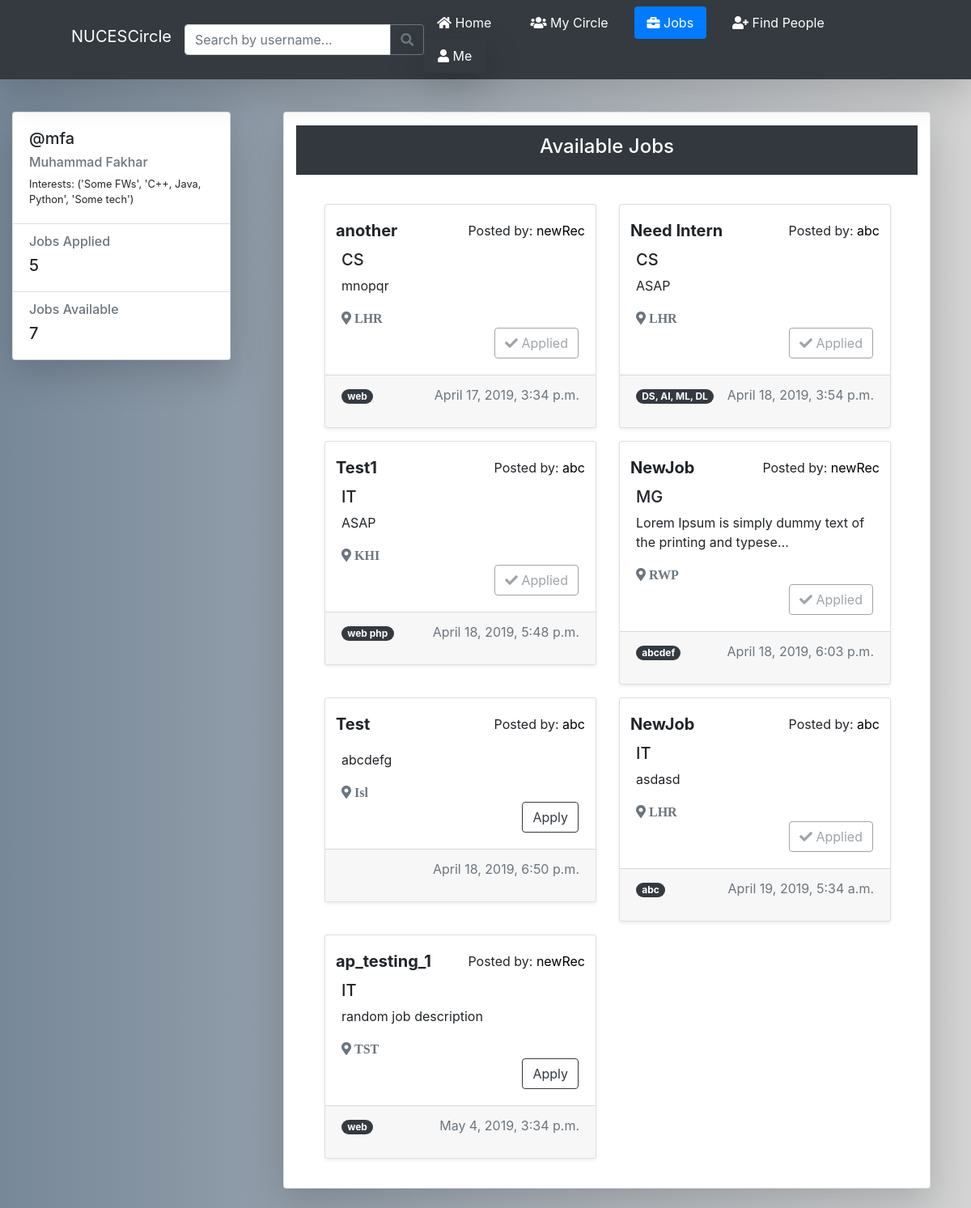
The app's page /job_listings/ (signed in), older data.
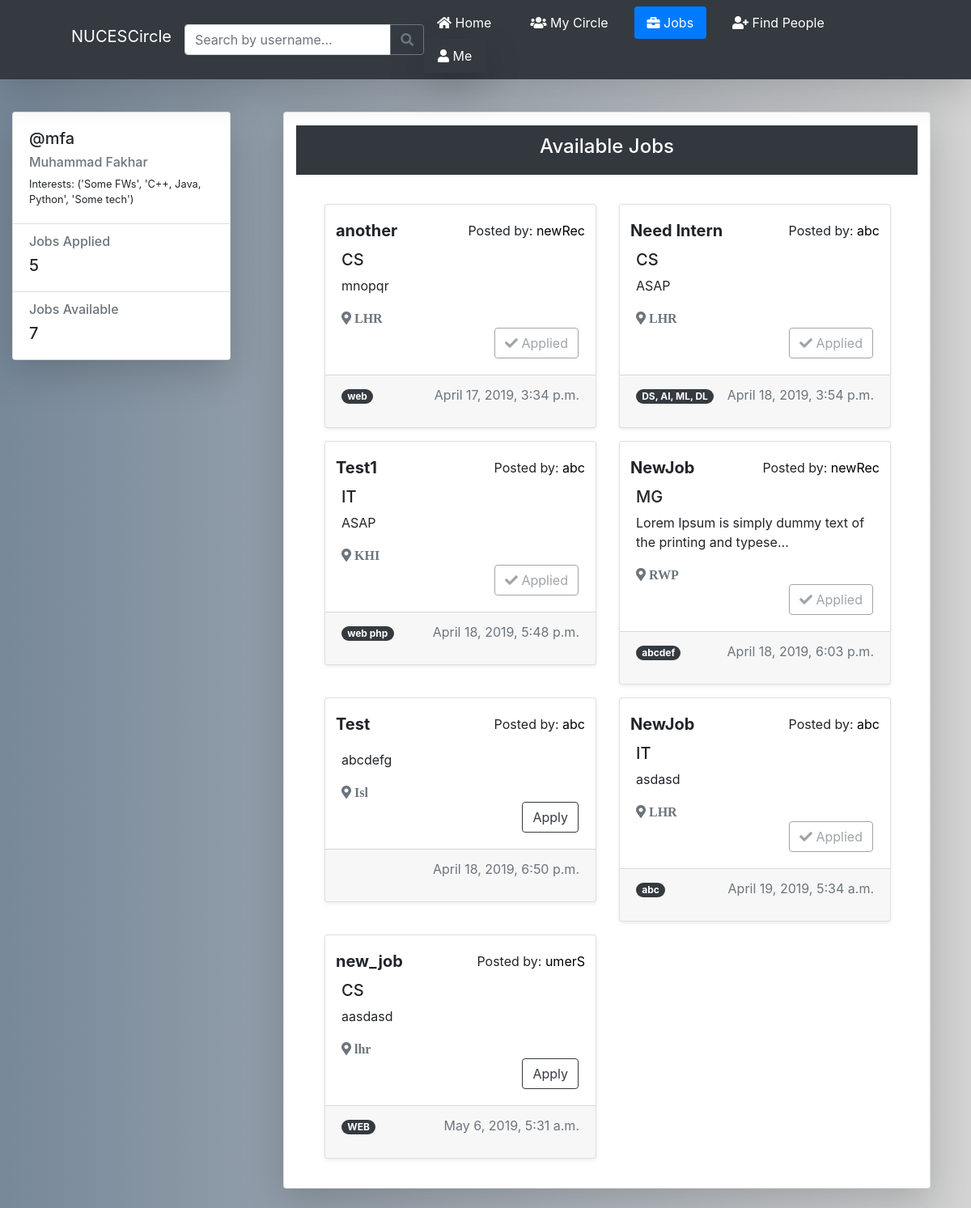
The same page, newer data.
### users/models.py (models this page shows, shortened)
class Interests(models.Model):
    frameworks = models.CharField(max_length=255, blank=True)
    languages = models.CharField(max_length=255, blank=True)
    technologies = models.CharField(max_length=255, blank=True)
    user = models.OneToOneField(User, on_delete=models.CASCADE)
    def __str__(self):
        return f'{self.frameworks, self.languages, self.technologies}'

### nucescircle/models.py (models this page shows, shortened)
class Job(models.Model):
    posted_by = models.ForeignKey(User, on_delete=models.CASCADE)
    job_title = models.CharField(max_length=32, blank=False)
    job_desc = models.TextField(blank=False)
    job_location = models.CharField(max_length=32, blank=False)
    job_field = models.CharField(max_length=6, blank=True)
    job_tags = models.CharField(max_length=255, blank=True)
    date_posted = models.DateTimeField(default=timezone.now)

### nucescircle/views.py (the view)
# urls.py: path('job_listings/', views.jobs_listing, name='circle-jobs'),
@login_required
def jobs_listing(request):
    rec = Recruiter.objects.filter(user=request.user)
    jobs = Job.objects.all()
    applied_jobs = JobApplications.objects.filter(applicant=request.user).values_list('job_applied_for', flat=True)
    context = {'jobs_posted': jobs, 'applied_jobs': applied_jobs}
    if rec:
        return redirect('circle-recruit')
    return render(request, 'nucescircle/JobsListing.html', context)

### nucescircle/templates/nucescircle/JobsListing.html (shortened to what this page needs)
{% extends "nucescircle/base.html" %}
{% block content %}
<div class="container-fluid gedf-wrapper">
    <div class="row">
        <div class="col-md-3 mt-4">
            <div class="">
                <div class="card position-sticky shadow-lg mb-5 bg-white">
                    <div class="card-body">
                        <div class="h5">@{{user.username}}</div>
                        <div class="h6 text-muted">{{user.first_name}} {{user.last_name}}</div>
                        <div class="h7">Interests: {{ user.interests }}</div>
                    </div>
                    <ul class="list-group list-group-flush">
                        <li class="list-group-item">
                            <div class="h6 text-muted">Jobs Applied</div>
                            <div class="h5">{{ applied_jobs|length }}</div>
                        </li>
                        <li class="list-group-item">
                            <div class="h6 text-muted">Jobs Available</div>
                            <div class="h5">{{ jobs_posted|length }}</div>
                        </li>
                    </ul>
                </div>
            </div>
        </div>
        <div class="card col-lg-8 mx-auto text-center my-4 shadow-lg rounded">
            <div class="bg-dark text-white my-3">
                 <div class="card-header">
                    <h4>Available Jobs</h4>
                </div>
            </div>
            <div class="card-body">
                <div class="row mx-auto">
                {% if jobs_posted %}
                    {% for job in jobs_posted %}
                            <div class="col-md-6">
                                <div class="card job-card text-left mb-3 shadow-sm mx-auto">
                                    <div class="card-body">
                                        <div class="row">
                                            <h5 class="card-title mr-auto ml-2"><strong>{{ job.job_title }}</strong></h5>
                                            <div class="ml-auto mr-2">
                                                Posted by: <a href="">{{ job.posted_by }}</a>
                                            </div>
                                        </div>
                                        <h5 class="mr-auto">{{ job.job_field }}</h5>
                                        <p class="mr-auto">{{ job.job_desc|truncatechars:60 }}</p>
                                        <i class="fas fa-map-marker-alt text-muted"> {{ job.job_location }}</i>
                                        <div class="row">
                                           <div class="ml-auto mr-3">
                                               {% if job.id not in applied_jobs %}
                                                <form method="post" action="{% url 'add-job-applicant' job.id %}">
                                                    <button class="btn btn-outline-dark" type="submit">Apply</button>
                                                </form>
                                               {% else %}
                                                    <button class="btn btn-outline-secondary disabled"><i class="fas fa-check"></i> Applied</button>
                                               {% endif %}
                                           </div>
                                        </div>
                                    </div>
                                    <div class="card-footer">
                                        <span class="badge badge-pill badge-dark">{{ job.job_tags }}</span>
                                        <p class="text-muted float-right">{{ job.date_posted }}</p>
                                    </div>
                                </div>
                            </div>
                    {% endfor %}
                {% else %}
                    <div class="py-3 mx-auto px-3">
                        <h4>No Jobs in the Database.</h4>
                    </div>
                {% endif %}
                </div>
            </div>
        </div>
    </div>
</div>
{% endblock %}

### nucescircle/templates/nucescircle/base.html (shortened to what this page needs)
{% load static %}
<!DOCTYPE html>
<html lang="en">
<head>
    <link rel="stylesheet" href="https://use.fontawesome.com/releases/v5.7.2/css/all.css">
    <link rel="stylesheet" href="https://stackpath.bootstrapcdn.com/bootstrap/4.3.1/css/bootstrap.min.css">
    <link rel="stylesheet" type="text/css" href="{% static 'nucescircle/tagsinput.css' %}">
    <link rel="stylesheet" type="text/css" href="{% static 'nucescircle/newStyling.css' %}">
</head>
<body id="gradBg2">
<nav class="navbar navbar-dark sticky-top navbar-expand-lg bg-dark shadow-lg">
    <div class="ml-4">
        <label class="navbar-brand text-white ml-5">NUCESCircle</label>
    </div>
    <div class="collapse navbar-collapse float-right" id="navbarSupportedContent">
        {% if request.user.recruiter %}
            <h3><span class="badge badge-light">Jobs</span></h3>
            {% with url_name=request.resolver_match.url_name %}
            <div class="form-inline ml-auto mr-5">
                <a class="table-hover text-sm-center nav-link {% if url_name == 'circle-recruit' %}active{% endif %} mr-sm-3 text-white" href="{% url 'circle-recruit' %}"><i class="fas fa-home"></i> Home</a>
                <div class="nav-item dropdown mr-sm-5 shadow-lg">
                    <a class="btn text-white btn-dark nav-link {% if url_name == 'view-profile' %}active{% endif %} dropdown-toggle table-hover" type="button" id="dropdownMenuButton1" data-toggle="dropdown" aria-haspopup="true" aria-expanded="false">
                        <i class="fas fa-user"></i> Me</a>
                    <div class="dropdown-menu bg-dark text-white" aria-labelledby="dropdownMenuButton1">
                        <a class="dropdown-item bg-dark text-white" href="{% url 'view-profile' user.id %}">View Profile</a>
                        <hr class="my-2 text-white">
                        <a class="dropdown-item bg-dark text-white" href="{% url 'circle-logout' %}">Log Out</a>
                    </div>
                </div>
            </div>
            {% endwith %}
        {% else %}
            <form method="get" action="{% url 'search' %}">
                <div class="input-group">
                <input name="q" class="form-control" placeholder="Search by username..." id="txtQuery" required>
                <span class="input-group-append">
                    <button class="btn btn-outline-secondary" type="submit" onclick="return validateText('txtQuery')">
                        <i class="fas fa-search"></i>
                    </button>
                </span>
                </div>
            </form>
            <form class="form-inline my-2 my-lg-0 ml-auto mr-5">
                <nav class="nav nav-pills">
                    {% with url_name=request.resolver_match.url_name %}
                        <a class="table-hover text-sm-center nav-link {% if url_name == 'circle-home' %}active{% endif %} mr-sm-3 text-white" href="{% url 'circle-home' %}"><i class="fas fa-home"></i> Home</a>
                        <a class="table-hover text-sm-center nav-link {% if url_name == 'my-circle' %}active{% endif %} mr-sm-3 text-white" href="{% url 'my-circle' %}"><i class="fas fa-users"></i> My Circle</a>
                        <a class="table-hover text-sm-center nav-link {% if url_name == 'circle-jobs' %}active{% endif %} mr-sm-3 text-white" href="{% url 'circle-jobs' %}"><i class="fas fa-briefcase"></i> Jobs</a>
                        <a class="table-hover text-sm-center nav-link {% if url_name == 'circle-find-people' %}active{% endif %} mr-sm-3 text-white" href="{% url 'circle-find-people' %}"><i class="fas fa-user-plus"></i> Find People</a>
                        <div class="nav-item dropdown mr-sm-5 shadow-lg">
                            <a class="btn text-white btn-dark nav-link {% if url_name == 'view-profile' %}active{% endif %} dropdown-toggle table-hover" type="button" id="dropdownMenuButton" data-toggle="dropdown" aria-haspopup="true" aria-expanded="false">
                                <i class="fas fa-user"></i> Me</a>
                        </div>
                    {% endwith %}
                </nav>
            </form>
        {% endif %}
    </div>
</nav>
    {% block content %}{% endblock %}
</body>
</html>

### nucescircle/static/nucescircle/newStyling.css (style rules this page uses)
a { color: black; }
#gradBg2 { background-color: slategray; background-image: linear-gradient(90deg, lightslategray, lightgray); }
body { background-color: #eeeeee; }
.h7 { font-size: 0.8rem; }
.gedf-wrapper { margin-top: 0.97rem; }
.dropdown-toggle::after { content: none; display: none; }
.job-card { width: 21rem; }

Row changes from the older to the newer data that the page shows:
removed Job: job_title "ap_testing_1", posted_by "newRec", job_field "IT", job_desc "random job description", job_location "TST", shows "Apply", job_tags "web", date_posted "May 4, 2019, 3:34 p.m."
added Job: job_title "new_job", posted_by "umerS", job_field "CS", job_desc "aasdasd", job_location "lhr", shows "Apply", job_tags "WEB", date_posted "May 6, 2019, 5:31 a.m."
